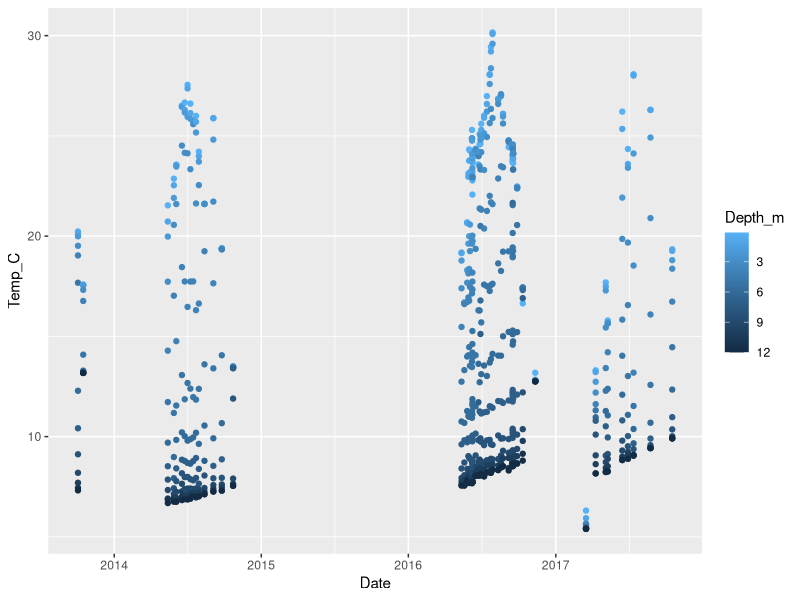
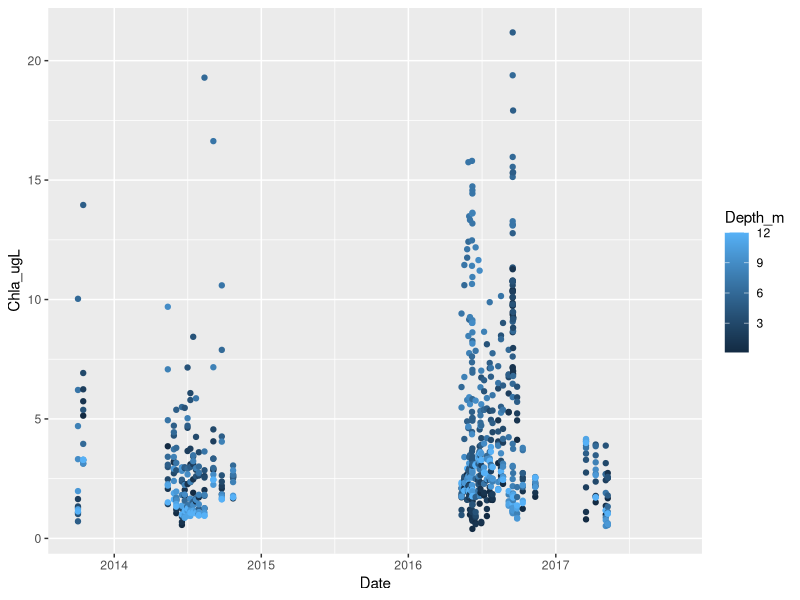

These charts were generated, in order, by the following R code: (Note: this script raises an error after producing the figures.)
# lesson 3 assignment
# data visualization with github

library(tidyverse)

bvr <- read.csv("./BVR_CTD.csv")
bvr$Date <- as.Date(bvr$Date, format = "%Y-%m-%d")

unique(bvr$Date)

# plot changes in temperature over time based on depth
ggplot(data = bvr, aes(x =Date, y = Temp_C , color = Depth_m) ) + 
  geom_point()+
  scale_colour_gradient(trans = "reverse")##added this here
### I want the colors to be opposite here, so the high depths (deeper) are the darker colors

# now the same idea but with chlorophyll a
ggplot(data = bvr, aes(x = Date, y = Chla_ugL, color= Depth_m)) + geom_point()
# how to get a better color ramp? it's hard to tell the difference between depths

# I want to compare years at the same time scale now
# so create a 'year' and a month-day column
bvr$year <- format(as.Date(bvr$Date, format="%d/%m/%Y"),"%Y")
bvr$mo_day <- format(as.Date(bvr$Date, format="%d/%m/%Y"),"%m-%d")
bvr$mo_day <- as.Date(bvr$mo_day, format = "%m-%d")
#lubridate can be a better option for working with dates
library(lubridate)
#https://lubridate.tidyverse.org/

bvr$mo <- month(bvr$Date)
bvr$day <- day(bvr$Date)
#you could paste them together, or do some reading on lubridate

# any idea why this adds the '2019' onto the month-day? I haven't figured out a way to get it to
# stay month-day without the year being added
--### see above###---

ggplot(data = bvr, aes(x = mo_day, y = Chla_ugL, color = year)) + geom_point() 
# this plot is cool but doesn't show the differences as you go deeper into the reservoir
# so use facet wrap to separate by depth
ggplot(data = bvr, aes(x = mo_day, y = Chla_ugL, color = year)) + geom_point() + facet_wrap(~Depth_m)
# is there a way to select only some depths to plot, e.g., I want to make facet plots of just 
# 0.1, 1, 5, 8, and 12

ggplot(data = subset(bvr, Depth_m == 0.1| Depth_m== 1 | Depth_m == 5), aes(x = mo_day, y = Chla_ugL, color = year)) + 
         geom_point() + 
         facet_wrap(~Depth_m)
# is there a way to select only some depths to plot, e.g., I want to make facet plots of just 
# 0.1, 1, 5, 8, and 12

###you can add the subset command into ggplot as above